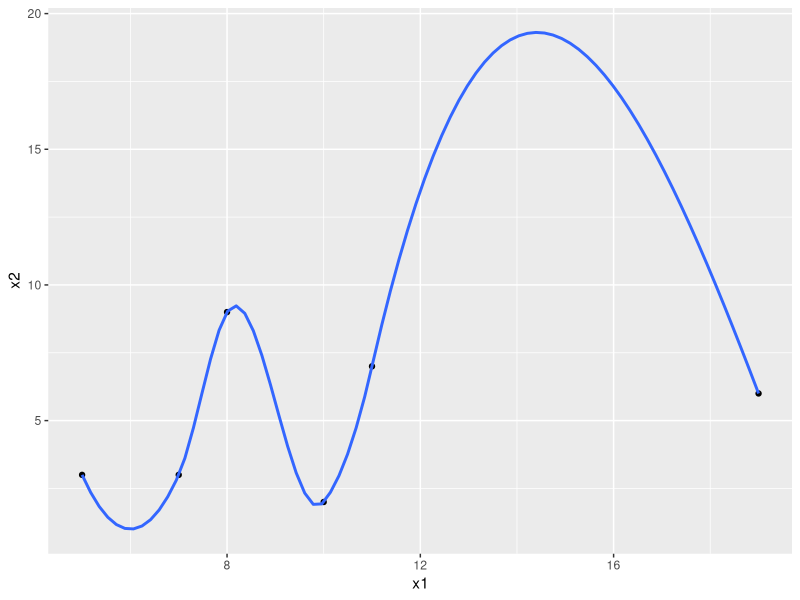

Reproduce this figure in R.
## ---- chunk 1
#数据读入
x1 <- c(10,5,7,19,11,8)
y <- c(15,9,3,25,7,13)
#建立回归方程
model1 <- lm(y ~ x1)
model1
#拟合的估计值
fitted(model1)
#残差
residuals(model1)
#残差平方和
sum(residuals(model1)^2)
## ---- chunk 2
#读入x2
x2 <- c(2,3,3,6,7,9)
#先建立标准化函数
Standard <- function(x) {
unlist(lapply(x, function(p) (p-mean(x))/sd(x)))
}
data <- cbind(y, x1, x2)
#标准化数据
stdata <- apply(data, 2, function(p) Standard(p))
#建立标准化的回归方程
model2 <- lm(y ~ x1 + x2 + 0, data=as.data.frame(stdata))
#导出原回归方程
## ---- chunk 3
library(ggplot2)
data <- as.data.frame(data)
ggplot(data=data, aes(x=x1, y=x2)) + geom_point() + geom_smooth()
